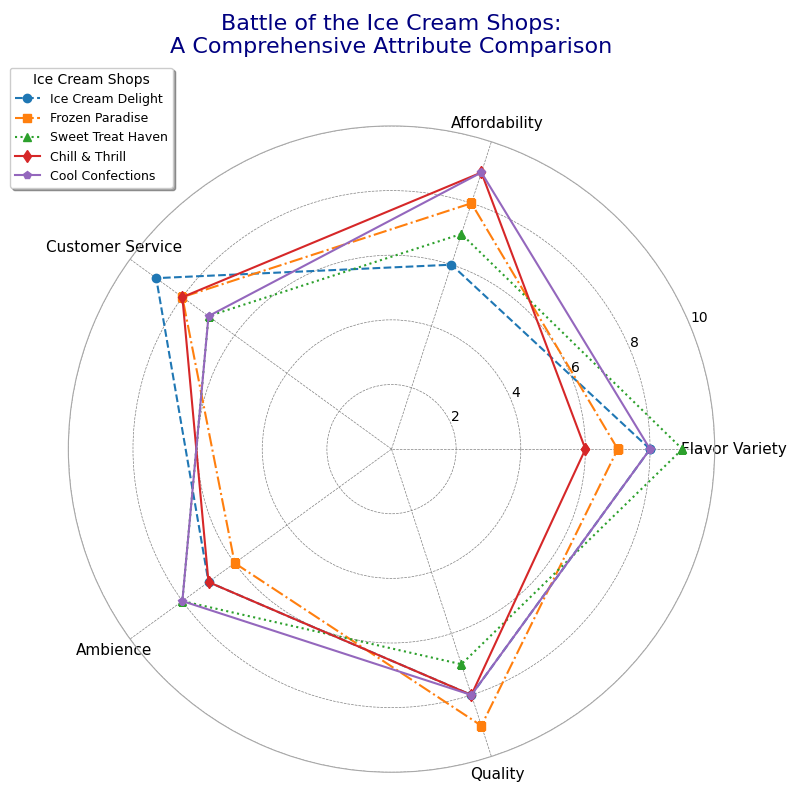

Here is the Python script that generated this plot:
import numpy as np
import matplotlib.pyplot as plt
from math import pi

categories = ['Flavor Variety', 'Affordability', 'Customer Service', 'Ambience', 'Quality']
N = len(categories)

shopA_scores = [8, 6, 9, 7, 8]
shopB_scores = [7, 8, 8, 6, 9]
shopC_scores = [9, 7, 7, 8, 7]
shopD_scores = [6, 9, 8, 7, 8]
shopE_scores = [8, 9, 7, 8, 8]  # New data series for an additional shop

angles = np.linspace(0, 2 * pi, N, endpoint=False).tolist()
angles += angles[:1]

shopA_scores += shopA_scores[:1]
shopB_scores += shopB_scores[:1]
shopC_scores += shopC_scores[:1]
shopD_scores += shopD_scores[:1]
shopE_scores += shopE_scores[:1]

fig, ax = plt.subplots(figsize=(8, 8), subplot_kw=dict(polar=True))

# Plot each shop with varied marker types and line styles
ax.plot(angles, shopA_scores, 'o--', color='#1f77b4', linewidth=1.5, label='Ice Cream Delight')
ax.plot(angles, shopB_scores, 's-.', color='#ff7f0e', linewidth=1.5, label='Frozen Paradise')
ax.plot(angles, shopC_scores, '^:', color='#2ca02c', linewidth=1.5, label='Sweet Treat Haven')
ax.plot(angles, shopD_scores, 'd-', color='#d62728', linewidth=1.5, label='Chill & Thrill')
ax.plot(angles, shopE_scores, 'p-', color='#9467bd', linewidth=1.5, label='Cool Confections')  # Plotting the new shop

plt.xticks(angles[:-1], categories, color='black', size=11)
ax.set_ylim(0, 10)

ax.grid(color='gray', linestyle='--', linewidth=0.5)
ax.spines['polar'].set_visible(True)
ax.spines['polar'].set_color('darkgrey')

plt.title("Battle of the Ice Cream Shops:\nA Comprehensive Attribute Comparison", size=16, color='navy', y=1.1)
plt.legend(loc='upper left', bbox_to_anchor=(-0.1, 1.1), fontsize=9, frameon=True, shadow=True, title="Ice Cream Shops")
plt.tight_layout()
plt.show()
